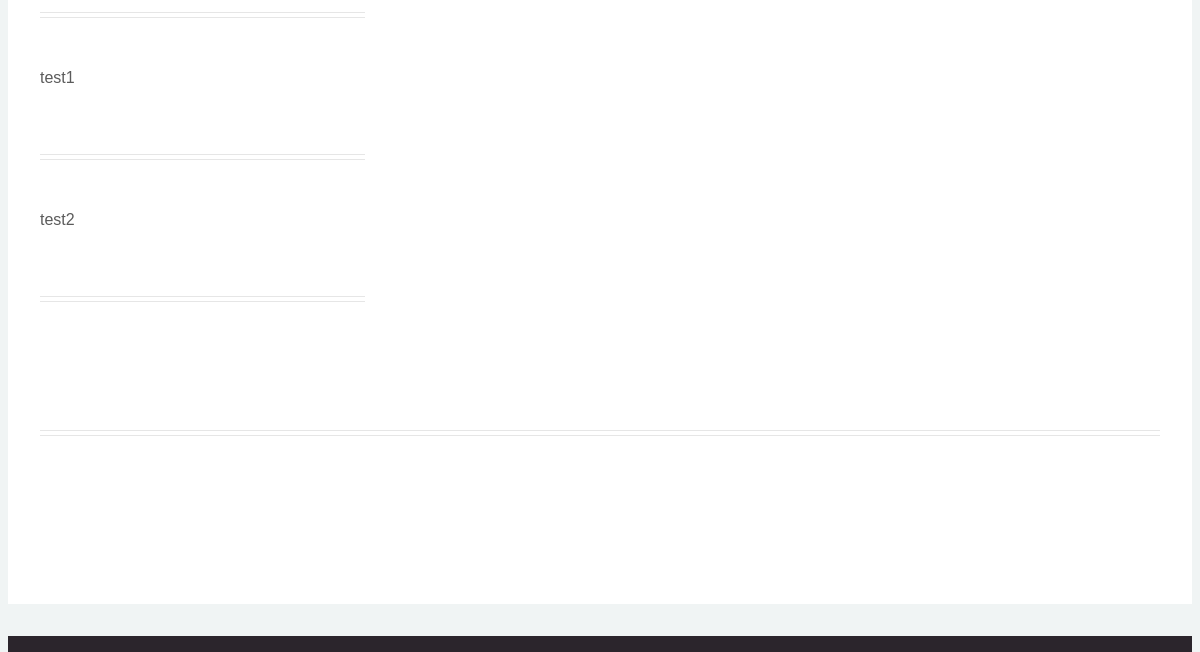
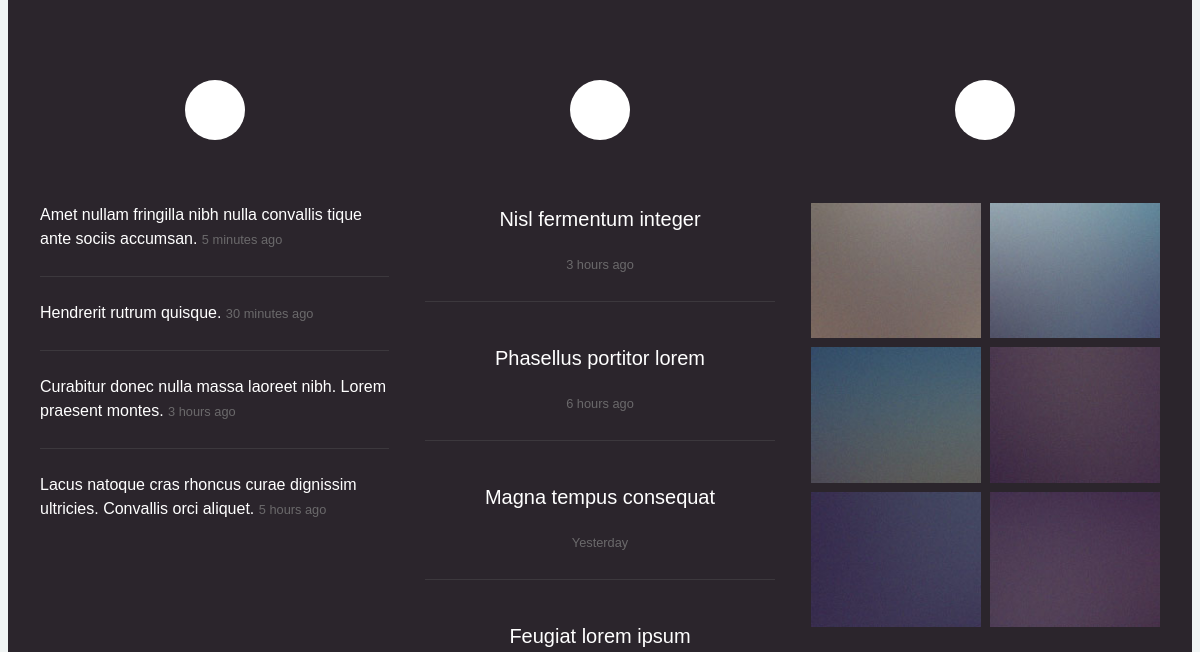
Before: /team/ (middle part) with the older database file (2 pictures, top to bottom).
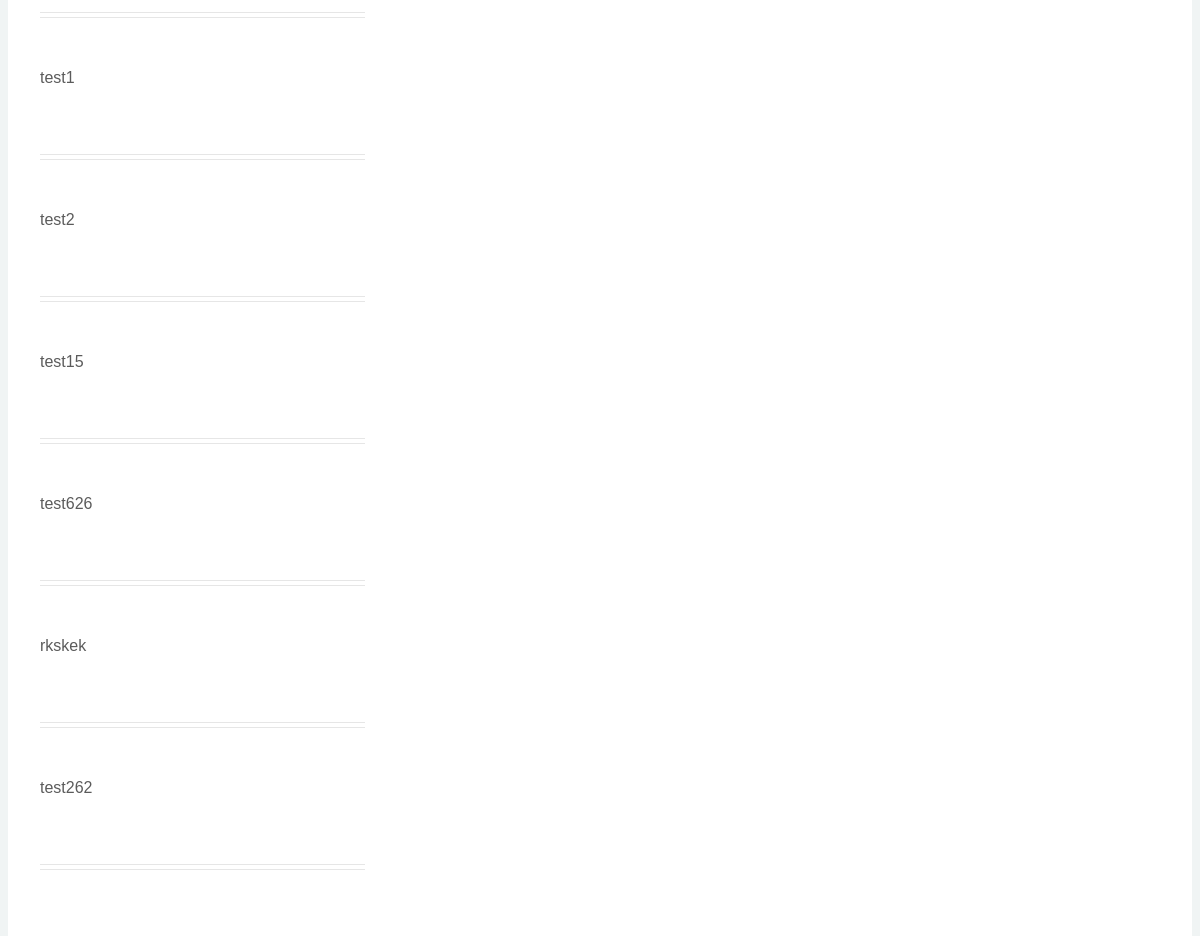
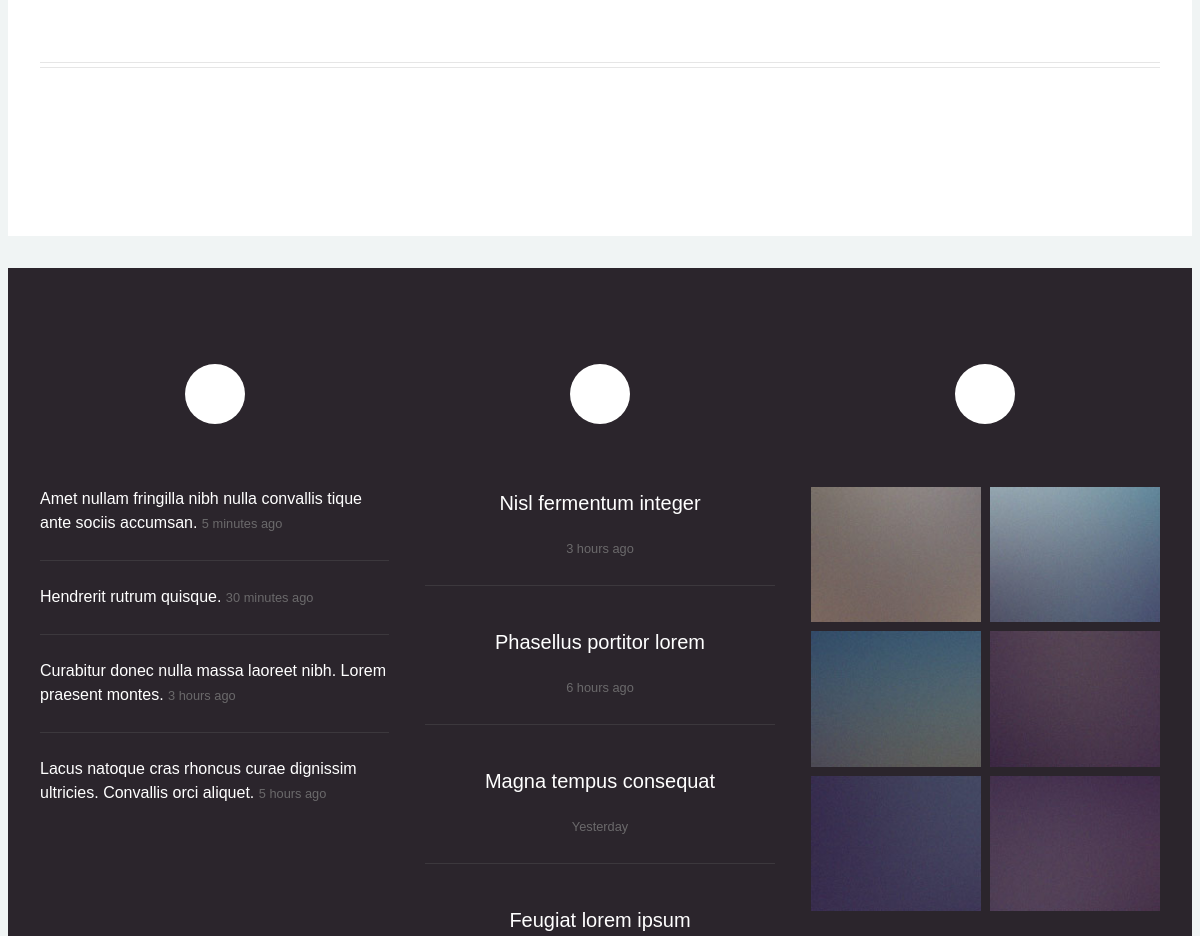
After: the same page with the newer database file (2 pictures, top to bottom).
### tables this page shows
CREATE TABLE 'TEAM' (
'NAME' TEXT NOT NULL PRIMARY KEY,
'LEADER' TEXT NOT NULL,
'SCORE' INT DEFAULT 0
);

### view.py (the view)
@app.route("/team/")
@app.route("/team/<name>")
def team(name = None):
	option = 0;
	conn = sqlite3.connect('/cand0/cand0/cand0.db')
	cur = conn.cursor()
	cur.execute("select NAME, LEADER, SCORE from TEAM")
	teams = cur.fetchall()
	if 'ID' in session:
		cur.execute("select TEAM_NAME from USER where ID='%s'"%session['ID'])
		my_team = cur.fetchall()
	if name != None:
		cur.execute("select ID ,MESSAGE from USER where TEAM_NAME='%s'"%name)
		users = cur.fetchall()
		cur.execute("select NAME, LEADER, SCORE from TEAM where NAME='%s'"%name)
		sel_team = cur.fetchall()
		for chk_user in users:
			if chk_user[0] == session['ID'] :
				option = 1;
				break;
		return render_template("team.html",teams=teams , name = name, users = users, sel_team = sel_team[0], my_team = my_team[0][0], option = option)
	elif 'ID' in session:
		return redirect(url_for('team', name = session['ID']))
	else :
		return render_template("team.html", teams=teams, option = option)

### templates/team.html (shortened to what this page needs)
					{% include "/base/top.html" %}
				<div class="wrapper style1">
					<div class="container">
						<div class="row gtr-200">
							<div class="col-4 col-12-mobile" id="sidebar">
								{% for team in teams %}
									<a href = "{{team[0]}}"><p>{{team[0]}}<p></a>
									<hr />
								{% endfor %}
							</div>
							<div class="col-8 col-12-mobile imp-mobile team" id="content">
							</div>
						</div>
						<hr />
					</div>
				</div>
				<div id="footer">
					<div class="container">
						<div class="row">
								<section class="col-4 col-12-mobile">
									<header>
										<h2 class="icon brands fa-twitter circled"><span class="label">Tweets</span></h2>
									</header>
									<ul class="divided">
										<li>
											<article class="tweet">
												Amet nullam fringilla nibh nulla convallis tique ante sociis accumsan.
												<span class="timestamp">5 minutes ago</span>
											</article>
										</li>
										<li>
											<article class="tweet">
												Hendrerit rutrum quisque.
												<span class="timestamp">30 minutes ago</span>
											</article>
										</li>
										<li>
											<article class="tweet">
												Curabitur donec nulla massa laoreet nibh. Lorem praesent montes.
												<span class="timestamp">3 hours ago</span>
											</article>
										</li>
										<li>
											<article class="tweet">
												Lacus natoque cras rhoncus curae dignissim ultricies. Convallis orci aliquet.
												<span class="timestamp">5 hours ago</span>
											</article>
										</li>
									</ul>
								</section>
								<section class="col-4 col-12-mobile">
									<header>
										<h2 class="icon solid fa-file circled"><span class="label">Posts</span></h2>
									</header>
									<ul class="divided">
										<li>
											<article class="post stub">
												<header>
													<h3><a href="#">Nisl fermentum integer</a></h3>
												</header>
												<span class="timestamp">3 hours ago</span>
											</article>
										</li>
										<li>
											<article class="post stub">
												<header>
													<h3><a href="#">Phasellus portitor lorem</a></h3>
												</header>
												<span class="timestamp">6 hours ago</span>
											</article>
										</li>
										<li>
											<article class="post stub">
												<header>
													<h3><a href="#">Magna tempus consequat</a></h3>
												</header>
												<span class="timestamp">Yesterday</span>
											</article>
										</li>
										<li>
											<article class="post stub">
												<header>
													<h3><a href="#">Feugiat lorem ipsum</a></h3>
												</header>
											</article>
										</li>
									</ul>
								</section>
								<section class="col-4 col-12-mobile">
									<header>
										<h2 class="icon solid fa-camera circled"><span class="label">Photos</span></h2>
									</header>
									<div class="row gtr-25">
										<div class="col-6">
											<a href="#" class="image fit"><img src="images/pic10.jpg" alt="" /></a>
										</div>
										<div class="col-6">
											<a href="#" class="image fit"><img src="images/pic11.jpg" alt="" /></a>
										</div>
										<div class="col-6">
											<a href="#" class="image fit"><img src="images/pic12.jpg" alt="" /></a>
										</div>
										<div class="col-6">
											<a href="#" class="image fit"><img src="images/pic13.jpg" alt="" /></a>
										</div>
										<div class="col-6">
											<a href="#" class="image fit"><img src="images/pic14.jpg" alt="" /></a>
										</div>
										<div class="col-6">
											<a href="#" class="image fit"><img src="images/pic15.jpg" alt="" /></a>
										</div>
									</div>
								</section>
						</div>
					</div>
				</div>
		</div>
	</body>
</html>

### templates/base/top.html (shortened to what this page needs)
<!DOCTYPE HTML>
<html>
        <head>
                <link rel="stylesheet" href="{{ url_for('static', filename='css/main.css') }}" />
        </head>
        <body class="no-sidebar is-preload">
                <div id="page-wrapper">

Changed rows visible on the page:
added TEAM: NAME "test15"
added TEAM: NAME "test626"
added TEAM: NAME "rkskek"
added TEAM: NAME "test262"
